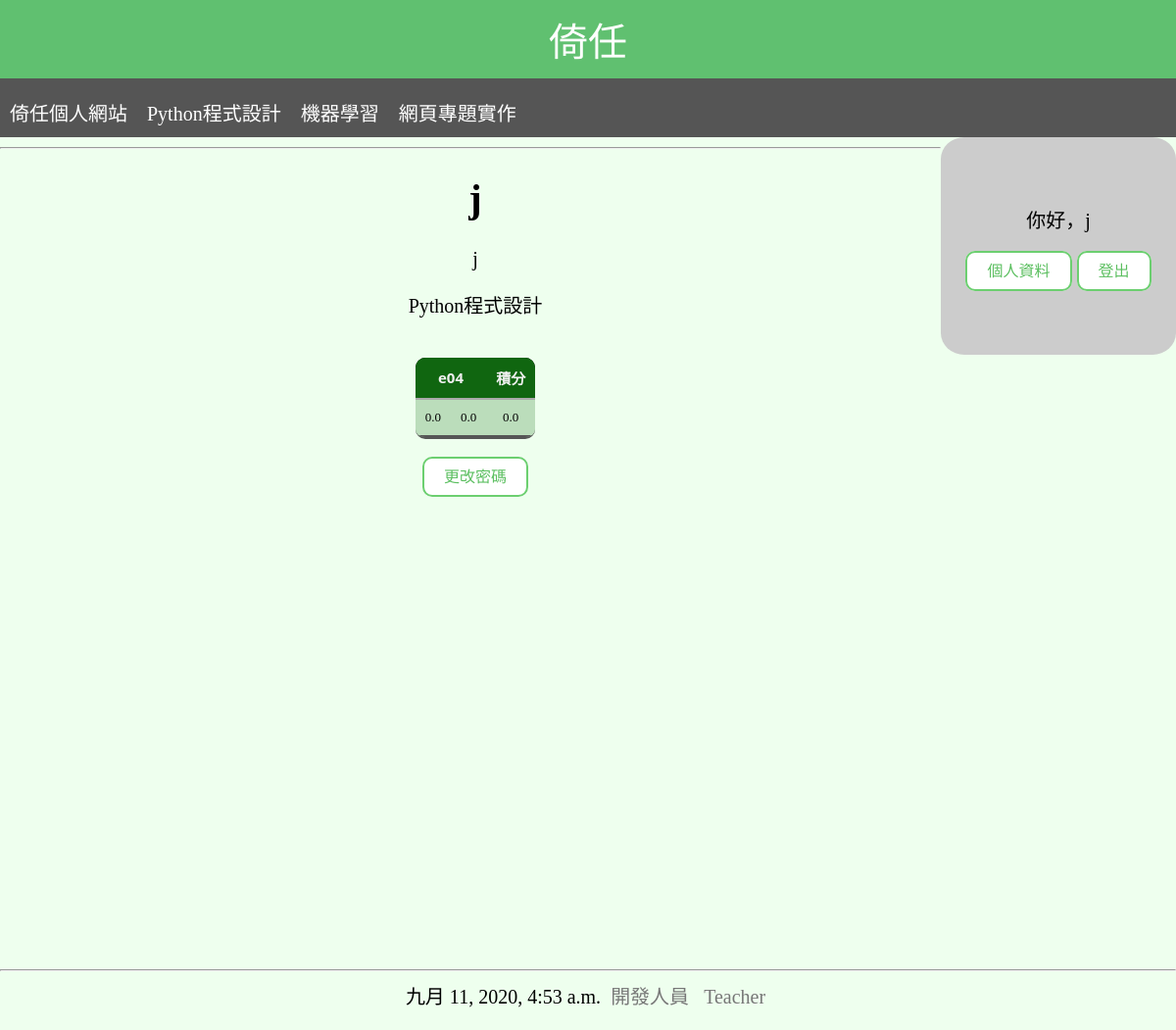
/userpro/ (signed in), run on an earlier commit of the app's database.
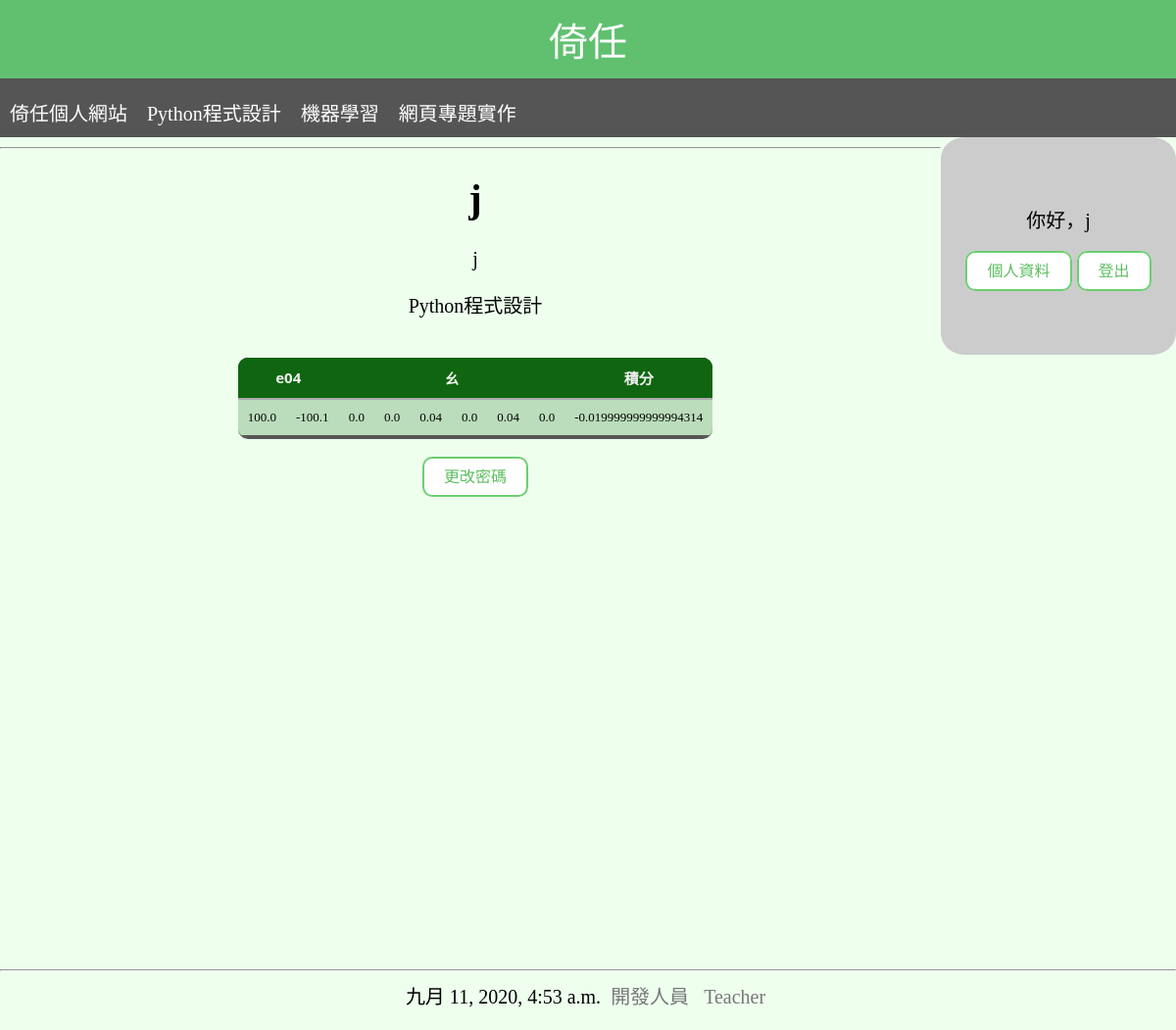
And on a later commit of the database.
### mainsite/models.py (models this page shows, shortened)
class Week(models.Model):
    name=models.CharField(max_length=20 ,unique=True)
    nums=models.IntegerField(null=True)

### mainsite/views.py (the view)
# urls.py: path('userpro/', userpro),
def userpro(request):
    if 'userid' in request.session:
        userid=request.session['userid']
        course=request.session['course']
        name=request.session['name']
    else:
        redirect('/')
    now=datetime.now()
    userid=request.session['userid']
    course=request.session['course']
    name=request.session['name']
    user=User.objects.get(userid=userid)
    weeksum=Week.objects.all().aggregate(Count('name'))["name__count"]
    scors=biweekly.objects.filter(stu=user.id).values()
    weeks=Week.objects.all().order_by('id').values()
    weeknums=[]
    for w in weeks:
        weeknums.append(w['nums'])
    tol=[]
    for i in range(weeksum):
        tol.append([])
        score=biweekly.objects.filter(stu=user.id,week=weeks[i]['id']).order_by('num').values()
        for s in range(weeknums[i]):
            tol[i].append(score[s]['sco'])          #這 tol 做出來是(週數，組數，組員樹，四題的分數)
    aa=0
    for s in scors:
        aa+=s['sco']
    table=[]
    table.append('<tr>')
    for a in range(weeksum):
            for b in range(weeknums[a]):
                table.append(f'<td>{tol[a][b]}</td>')
    table.append(f'<td>{aa}</td></tr>')
    table=''.join(table)
    return TemplateResponse(request, 'userpro.html', locals())

### templates/userpro.html
{% extends "base.html" %}
{% block content %}
    <h1>{{name}}</h1>
    <p>{{userid}}</p>
    <p>{{user.get_course_display}}</p>
    <table id='score' style="text-align: center;display: inline-block;">
        <tr>
            {% for i in weeks %}
                <th colspan="{{i.nums}}">{{i.name}}</th>
            {% endfor %}
            <th>積分</th>
        </tr>
        {{table | safe}}
    </table><br>
    <p>
        <a href="/changepsw/" class="btn">更改密碼</a>
    </p>
{% endblock %}

What changed in the data, as far as the page shows it:
added Week: name "ㄠ"
Also different on the page:
{{ table | safe }}: "0.0 0.0 0.0" → "100.0 -100.1 0.0 0.0 0.04 0.0 0.04 0.0 -0.019999999999994314"
